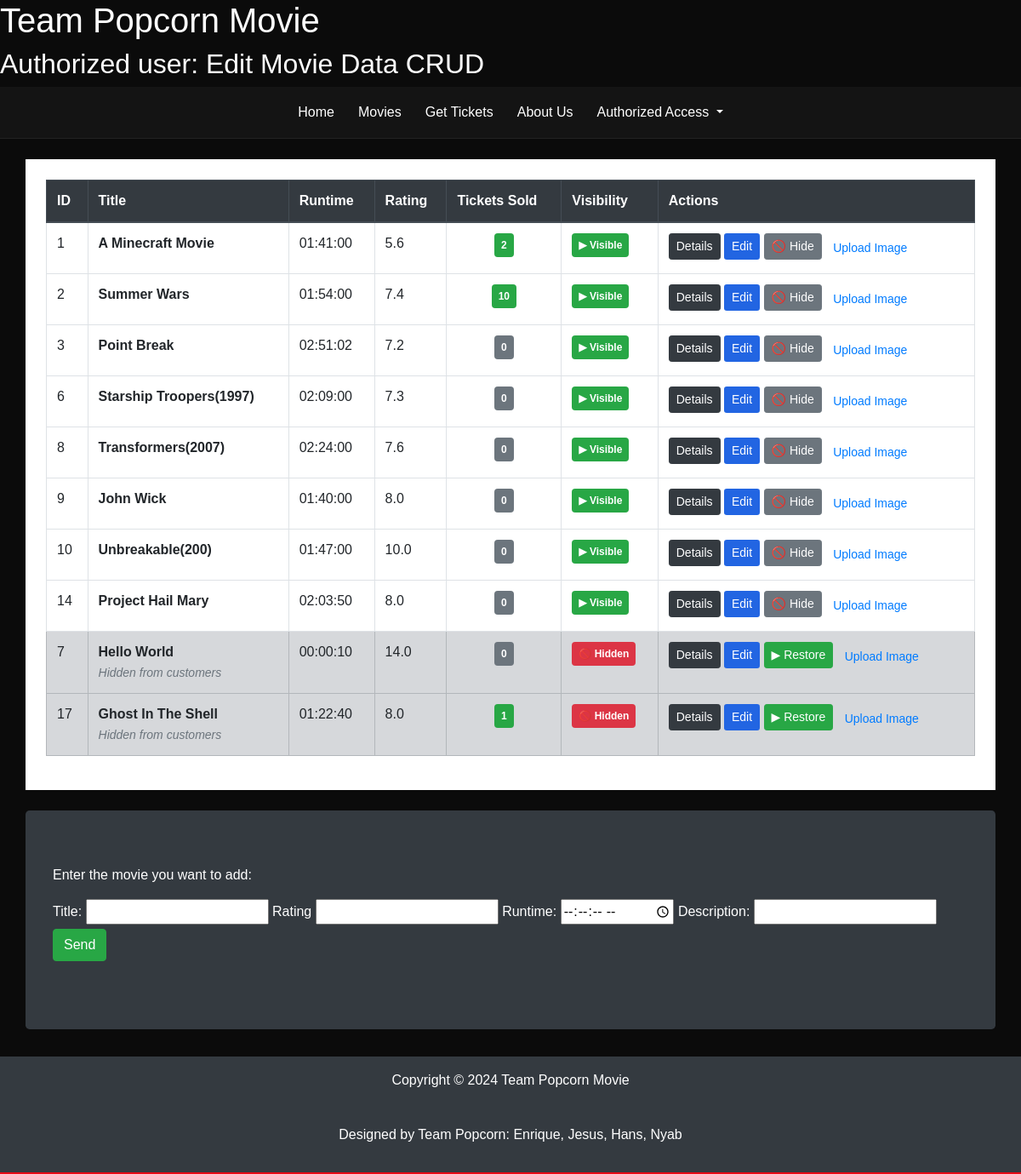
/pages/Movie-Database.php, run on the app's committed database.
### tables this page shows
CREATE TABLE `movies` (
  `movie_id` int(11) NOT NULL,
  `title` varchar(200) NOT NULL,
  `runtime` time NOT NULL,
  `rating` decimal(3,1) NOT NULL,
  `description` text NOT NULL,
  `image` varchar(255) NOT NULL,
  `trailer_url` varchar(255) NOT NULL,
  `is_hidden` tinyint(1) NOT NULL DEFAULT 0
);

### pages/Movie-Database.php (the view, shortened to what this page needs)
<!DOCTYPE html>
<html lang="en">
<?php
include "../config/header.php" ;?>
<body>
    <div>
        <h1>Team Popcorn Movie</h1>
        <h2>Authorized user: Edit Movie Data CRUD</h2>
    </div>
    <nav class="navbar navbar-expand-lg bg-dark navbar-dark justify-content-center">
        <ul class="nav nav-pills nav-fill">
            <li class="nav-item">
                <a class="nav-link text-white" href="../index.php">Home</a>
            </li>
            <li class="nav-item">
                <a class="nav-link text-white" href="movie-cards.php">Movies</a>
            </li>
            <li class="nav-item">
                <a class="nav-link text-white" href="tickets-purchase.php">Get Tickets</a>
            </li>
            <li class="nav-item">
                <a class="nav-link text-white" href="aboutus.php">About Us</a>
            </li>
            <li class="nav-item dropdown">
                <a class="nav-link text-white dropdown-toggle" href="#" id="navbarDropdown"
                   role="button" data-toggle="dropdown" aria-haspopup="true" aria-expanded="false">
                    Authorized Access
                </a>
            </li>
        </ul>
    </nav>
    <div>
        <div class="container-xl mt-4 p-4 bg-white">
            <table class="table table-bordered table-hover">
                <thead class="thead-dark">
                    <tr>
                        <th>ID</th>
                        <th>Title</th>
                        <th>Runtime</th>
                        <th>Rating</th>
                        <th>Tickets Sold</th>
                        <th>Visibility</th>
                        <th>Actions</th>
                    </tr>
                </thead>
                <tbody>
                    <?php
                    include "../config/connection.php";
                    $sql = "SELECT m.*, COALESCE(SUM(t.tickets), 0) AS total_tickets_sold
                            FROM movies m
                            LEFT JOIN tickets t ON m.movie_id = t.movie_id
                            GROUP BY m.movie_id
                            ORDER BY m.is_hidden ASC, m.movie_id ASC";
                    $result = $connection->query($sql);
                    while ($row = $result->fetch_assoc()) {
                        $ticketCount = (int)$row["total_tickets_sold"];
                        $isHidden    = (int)$row["is_hidden"];
                        $ticketBadge = $ticketCount > 0 ? "badge-success" : "badge-secondary";
                        $rowClass = $isHidden ? "table-secondary" : "";
                        $id          = (int)$row["movie_id"];
                        $title       = htmlspecialchars($row["title"],       ENT_QUOTES);
                        $runtime     = htmlspecialchars($row["runtime"],     ENT_QUOTES);
                        $rating      = htmlspecialchars($row["rating"],      ENT_QUOTES);
                        $description = htmlspecialchars($row["description"], ENT_QUOTES);
                        $image       = htmlspecialchars($row["image"],       ENT_QUOTES);
                        if ($isHidden) {
                            $visibilityBadge = "<span class='badge badge-danger p-2'>&#128683; Hidden</span>";
                            $toggleBtn = "
                                <a href='../handlers/movies-toggleVisibility.php?id={$id}&action=show'
                                   class='btn btn-success btn-sm mb-1'
                                   onclick='return confirm(\"Make this movie visible again?\")'>
                                   &#9654; Restore
                                </a>";
                        } else {
                            $visibilityBadge = "<span class='badge badge-success p-2'>&#9654; Visible</span>";
                            $toggleBtn = "
                                <a href='../handlers/movies-toggleVisibility.php?id={$id}&action=hide'
                                   class='btn btn-secondary btn-sm mb-1'
                                   onclick='return confirm(\"Hide this movie from customers and scheduling? All sales will be cancled and ticket holders remain valid after showtimes\")'>
                                   &#128683; Hide
                                </a>";
                        }
                        $hiddenNote = $isHidden
                            ? "<br><small class='text-muted font-italic'>Hidden from customers</small>"
                            : "";
                        echo "
                        <tr class='{$rowClass}'>
                            <td>{$id}</td>
                            <td class='font-weight-bold'>{$title}{$hiddenNote}</td>
                            <td>{$runtime}</td>
                            <td>{$rating}</td>
                            <td class='text-center'>
                                <span class='badge p-2 {$ticketBadge}'>{$ticketCount}</span>
                            </td>
                            <td>{$visibilityBadge}</td>
                            <td>
                                <a href='#'
                                   class='btn btn-dark btn-sm mb-1'
                                   data-toggle='modal'
                                   data-target='#movieModal'
                                   data-id='{$id}'
                                   data-title='{$title}'
                                   data-runtime='{$runtime}'
                                   data-rating='{$rating}'
                                   data-description='{$description}'
                                   data-image='{$image}'>Details</a>
                                <a href='../handlers/movies-edit.php?id={$id}'
                                   class='btn btn-sm mb-1'
                                   style='background-color:#2265e2; color:white;'>Edit</a>
                                {$toggleBtn}
                                <a href='../handlers/movies-uploadimage.php?id={$id}'
                                   class='btn btn-link btn-sm'>Upload Image</a>
                            </td>
                        </tr>";
                    }
                    ?>
                </tbody>
            </table>
        </div>
    </div>
    <div class="container jumbotron bg-dark text-white mt-4">
        <p>Enter the movie you want to add:</p>
        <form class="form-group" action="../handlers/movies-save.php" method="post">
            <label for="title">Title: </label>
            <input type="text" id="title" name="title" required>
            <label for="number">Rating</label>
            <input type="text" id="number" name="rating" min="0.0" step="0.1" max="10.0" required>
            <label for="runtime">Runtime: </label>
            <input type="time" id="runtime" name="runtime" step="1" required>
            <label for="desc">Description: </label>
            <input type="text" id="desc" name="description" required>
            <button class="btn btn-success" type="submit">Send</button>
        </form>
    </div>
    <div class="container-fluid bg-dark text-white text-center p-3 mt-3">
        <footer>
            <p>Copyright &copy; 2024 Team Popcorn Movie</p>
            <br>
            <p>Designed by Team Popcorn: Enrique, Jesus, Hans, Nyab</p>
        </footer>
    </div>
</body>
</html>

### config/style2.css (style rules this page uses)
body { background: #0b0b0b; color: #fff; font-family: Arial, Helvetica, sans-serif; margin: 0; padding: 0; }
.container-fluid.bg-dark { border-bottom: 2px solid #e50914; }
.navbar { background-color: #141414 !important; border-bottom: 1px solid #222; position: relative; z-index: 1050; overflow: visible !important; }
.navbar .nav-link { color: #fff !important; font-weight: 500; padding: 10px 14px; border-radius: 6px; }

### data on the page
movies: movie_id "1", title "A Minecraft Movie", runtime "01:41:00", rating "5.6", ticketCount "2", is_hidden "▶ Visible"
movies: movie_id "2", title "Summer Wars", runtime "01:54:00", rating "7.4", ticketCount "10", is_hidden "▶ Visible"
movies: movie_id "3", title "Point Break", runtime "02:51:02", rating "7.2", ticketCount "0", is_hidden "▶ Visible"
movies: movie_id "6", title "Starship Troopers(1997)", runtime "02:09:00", rating "7.3", ticketCount "0", is_hidden "▶ Visible"
movies: movie_id "8", title "Transformers(2007)", runtime "02:24:00", rating "7.6", ticketCount "0", is_hidden "▶ Visible"
movies: movie_id "9", title "John Wick", runtime "01:40:00", rating "8.0", ticketCount "0", is_hidden "▶ Visible"
movies: movie_id "10", title "Unbreakable(200)", runtime "01:47:00", rating "10.0", ticketCount "0", is_hidden "▶ Visible"
movies: movie_id "14", title "Project Hail Mary", runtime "02:03:50", rating "8.0", ticketCount "0", is_hidden "▶ Visible"
movies: movie_id "7", title "Hello World", is_hidden "Hidden from customers", runtime "00:00:10", rating "14.0", ticketCount "0"
movies: movie_id "17", title "Ghost In The Shell", is_hidden "Hidden from customers", runtime "01:22:40", rating "8.0", ticketCount "1"
